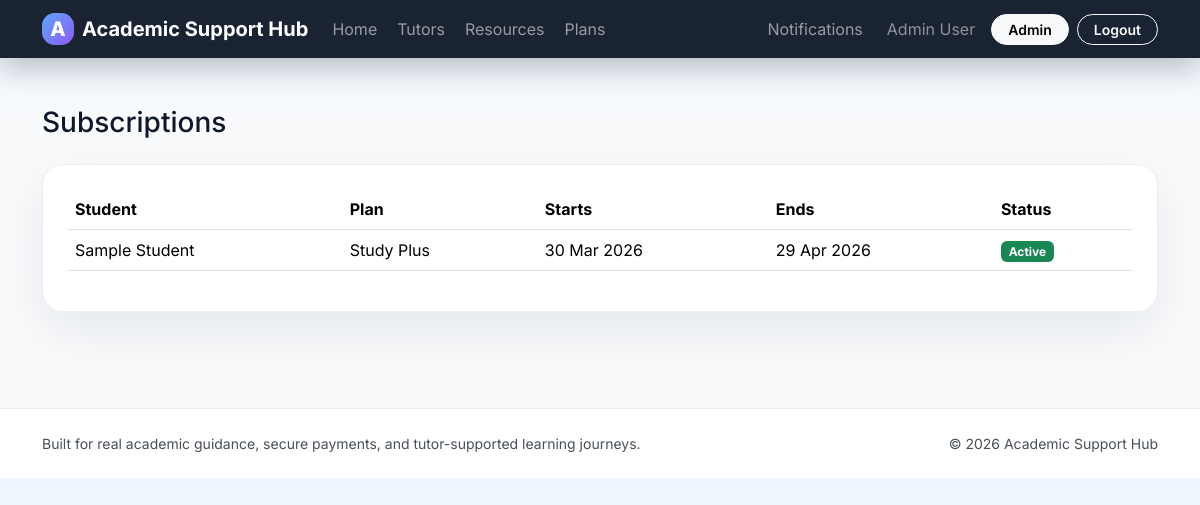
/admin/subscriptions.php (signed in), run on the app's committed database.
### tables this page shows
CREATE TABLE settings (
    id INT UNSIGNED AUTO_INCREMENT PRIMARY KEY,
    setting_key VARCHAR(100) NOT NULL UNIQUE,
    setting_value TEXT NOT NULL
);

CREATE TABLE users (
    id INT UNSIGNED AUTO_INCREMENT PRIMARY KEY,
    name VARCHAR(150) NOT NULL,
    email VARCHAR(190) NOT NULL UNIQUE,
    password VARCHAR(255) NOT NULL,
    role ENUM('admin','student','tutor') NOT NULL DEFAULT 'student',
    university VARCHAR(190) NULL,
    bio TEXT NULL,
    avatar_path VARCHAR(255) NULL,
    created_at TIMESTAMP NOT NULL DEFAULT CURRENT_TIMESTAMP
);

CREATE TABLE user_subscriptions (
    id INT UNSIGNED AUTO_INCREMENT PRIMARY KEY,
    user_id INT UNSIGNED NOT NULL,
    plan_id INT UNSIGNED NOT NULL,
    payment_transaction_id INT UNSIGNED NULL,
    starts_at DATETIME NOT NULL,
    ends_at DATETIME NOT NULL,
    status ENUM('active','expired','cancelled') NOT NULL DEFAULT 'active',
    created_at TIMESTAMP NOT NULL DEFAULT CURRENT_TIMESTAMP,
    CONSTRAINT fk_user_subscriptions_user FOREIGN KEY (user_id) REFERENCES users(id) ON DELETE CASCADE,
    CONSTRAINT fk_user_subscriptions_plan FOREIGN KEY (plan_id) REFERENCES subscription_plans(id) ON DELETE CASCADE
);

CREATE TABLE subscription_plans (
    id INT UNSIGNED AUTO_INCREMENT PRIMARY KEY,
    name VARCHAR(100) NOT NULL,
    monthly_price DECIMAL(10,2) NOT NULL,
    help_discount_percent DECIMAL(5,2) NOT NULL DEFAULT 0,
    monthly_help_credits INT UNSIGNED NOT NULL DEFAULT 0,
    feature_summary VARCHAR(255) NOT NULL,
    description TEXT NOT NULL
);

### includes/bootstrap.php (called while the page is built, shortened)
<?php
require_once __DIR__ . '/../config/config.php';
require_once __DIR__ . '/functions.php';
refresh_current_user();

### admin/subscriptions.php (the view, shortened to what this page needs)
<?php
require_once __DIR__ . '/../includes/bootstrap.php';
$subs = $pdo->query("
    SELECT us.*, u.name AS student_name, sp.name AS plan_name
    FROM user_subscriptions us
    INNER JOIN users u ON u.id = us.user_id
    INNER JOIN subscription_plans sp ON sp.id = us.plan_id
    ORDER BY us.id DESC
")->fetchAll();
include __DIR__ . '/../includes/header.php';
?>
<h1 class="h3 mb-4">Subscriptions</h1>
<div class="card card-soft p-4">
    <div class="table-responsive">
        <table class="table align-middle">
            <thead><tr><th>Student</th><th>Plan</th><th>Starts</th><th>Ends</th><th>Status</th></tr></thead>
            <tbody>
                <?php foreach ($subs as $sub): ?>
                    <tr>
                        <td><?= e($sub['student_name']) ?></td>
                        <td><?= e($sub['plan_name']) ?></td>
                        <td><?= e(date('d M Y', strtotime($sub['starts_at']))) ?></td>
                        <td><?= e(date('d M Y', strtotime($sub['ends_at']))) ?></td>
                        <td><?= status_badge($sub['status']) ?></td>
                    </tr>
                <?php endforeach; ?>
            </tbody>
        </table>
    </div>
</div>
<?php include __DIR__ . '/../includes/footer.php'; ?>

### includes/header.php (shortened to what this page needs)
<?php
$user = current_user();
$platformName = get_setting('platform_name', APP_NAME);
?>
<!doctype html>
<html lang="en">
<head>
    <link href="https://cdn.jsdelivr.net/npm/bootstrap@5.3.7/dist/css/bootstrap.min.css" rel="stylesheet">
    <link href="<?= app_url('assets/css/style.css') ?>" rel="stylesheet">
</head>
<body>
<nav class="navbar navbar-expand-lg navbar-dark glass-nav sticky-top">
    <div class="container">
        <a class="navbar-brand fw-bold d-flex align-items-center gap-2" href="<?= app_url() ?>">
            <span class="brand-mark">A</span>
            <span><?= e($platformName) ?></span>
        </a>
        <div class="collapse navbar-collapse" id="appNav">
            <ul class="navbar-nav me-auto mb-2 mb-lg-0 gap-lg-1">
                <li class="nav-item"><a class="nav-link" href="<?= app_url() ?>">Home</a></li>
                <li class="nav-item"><a class="nav-link" href="<?= app_url('tutors.php') ?>">Tutors</a></li>
                <li class="nav-item"><a class="nav-link" href="<?= app_url('resources.php') ?>">Resources</a></li>
                <li class="nav-item"><a class="nav-link" href="<?= app_url('pricing.php') ?>">Plans</a></li>
            </ul>
            <ul class="navbar-nav align-items-lg-center gap-lg-2">
                <?php if ($user): ?>
                    <li class="nav-item dropdown">
                        <a class="nav-link position-relative" href="#" data-bs-toggle="dropdown">Notifications</a>
                    </li>
                    <li class="nav-item"><span class="nav-link text-white-50"><?= e($user['name']) ?></span></li>
                    <?php if ($user['role'] === 'admin'): ?>
                        <li class="nav-item"><a class="btn btn-light btn-sm rounded-pill px-3" href="<?= app_url('admin/dashboard.php') ?>">Admin</a></li>
                    <?php elseif ($user['role'] === 'tutor'): ?>
                        <li class="nav-item"><a class="btn btn-light btn-sm rounded-pill px-3" href="<?= app_url('tutor/dashboard.php') ?>">Tutor panel</a></li>
                    <?php else: ?>
                        <li class="nav-item"><a class="btn btn-light btn-sm rounded-pill px-3" href="<?= app_url('student/dashboard.php') ?>">Student panel</a></li>
                    <?php endif; ?>
                    <li class="nav-item"><a class="btn btn-outline-light btn-sm rounded-pill px-3" href="<?= app_url('logout.php') ?>">Logout</a></li>
                <?php else: ?>
                    <li class="nav-item"><a class="btn btn-outline-light btn-sm rounded-pill px-3" href="<?= app_url('login.php') ?>">Login</a></li>
                    <li class="nav-item"><a class="btn btn-warning btn-sm rounded-pill px-3" href="<?= app_url('register.php') ?>">Create account</a></li>
                <?php endif; ?>
            </ul>
        </div>
    </div>
</nav>
<main class="py-4 py-lg-5">
    <div class="container">

### includes/functions.php (shortened to what this page needs)
<?php
function app_url(string $path = ''): string
{
    $path = ltrim($path, '/');
    return BASE_URL . ($path !== '' ? '/' . $path : '');
}
function e(mixed $value): string
{
    return htmlspecialchars((string) $value, ENT_QUOTES, 'UTF-8');
}
function current_user(): ?array
{
    return $_SESSION['user'] ?? null;
}
function refresh_current_user(): void
{
    global $pdo;
    $stmt = $pdo->prepare('SELECT * FROM users WHERE id = :id LIMIT 1');
    $stmt->execute(['id' => (int) $_SESSION['user']['id']]);
}
function get_setting(string $key, string $default = ''): string
{
    global $pdo;
    $stmt = $pdo->prepare('SELECT setting_value FROM settings WHERE setting_key = :setting_key LIMIT 1');
    $stmt->execute(['setting_key' => $key]);
    $row = $stmt->fetch();
    return (string) ($row['setting_value'] ?? $default);
}
function status_badge(string $status): string
{
    $map = [
        'open' => 'warning', 'quoted' => 'info', 'accepted' => 'primary', 'awaiting_payment' => 'warning',
        'payment_pending' => 'warning', 'paid' => 'success', 'in_progress' => 'primary', 'completed' => 'success',
        'cancelled' => 'secondary', 'held' => 'warning', 'released' => 'success', 'pending' => 'warning',
        'requested' => 'warning', 'approved' => 'success', 'rejected' => 'danger', 'active' => 'success',
        'expired' => 'secondary', 'verified' => 'success', 'failed' => 'danger', 'submitted' => 'info'
    ];
    $class = $map[$status] ?? 'secondary';
    return '<span class="badge text-bg-' . $class . '">' . e(ucwords(str_replace('_', ' ', $status))) . '</span>';
}

### includes/footer.php (shortened to what this page needs)
    </div>
</main>
<footer class="footer-shell mt-5">
    <div class="container d-flex flex-column flex-md-row justify-content-between gap-2 small text-light-emphasis">
        <div>Built for real academic guidance, secure payments, and tutor-supported learning journeys.</div>
        <div>&copy; <?= date('Y') ?> <?= e(get_setting('platform_name', APP_NAME)) ?></div>
    </div>
</footer>
</body>
</html>

### assets/css/style.css (style rules this page uses)
:root { --bg:#081120;--surface:#ffffff;--muted:#64748b;--line:#e2e8f0;--brand:#2563eb;--brand-2:#8b5cf6;--success:#10b981;--warning:#f59e0b;--shadow:0 18px 50px rgba(15,23,42,.08); }
* { box-sizing:border-box }
body { font-family:Inter,system-ui,-apple-system,sans-serif;background:linear-gradient(180deg,#eff6ff 0%,#f8fafc 25%,#f8fafc 100%);color:#0f172a }
.glass-nav { background:rgba(8,17,32,.92);backdrop-filter:blur(14px);box-shadow:0 10px 30px rgba(2,6,23,.25) }
.brand-mark { display:inline-grid;place-items:center;width:2rem;height:2rem;border-radius:.8rem;background:linear-gradient(135deg,#60a5fa,#8b5cf6);font-weight:800 }
.card-soft,.metric-card,.pricing-card { border:1px solid rgba(226,232,240,.7);background:rgba(255,255,255,.92);backdrop-filter:blur(10px);border-radius:1.3rem;box-shadow:var(--shadow) }
.footer-shell { padding:1.5rem 0;background:#fff;border-top:1px solid rgba(226,232,240,.8) }
.btn { border-radius:.9rem;font-weight:600 }

### data on the page
settings: setting_value "Academic Support Hub"
users: name "Admin User"
user_subscriptions: user.name "Sample Student", plan.name "Study Plus", starts_at "30 Mar 2026", ends_at "29 Apr 2026", status "Active"
